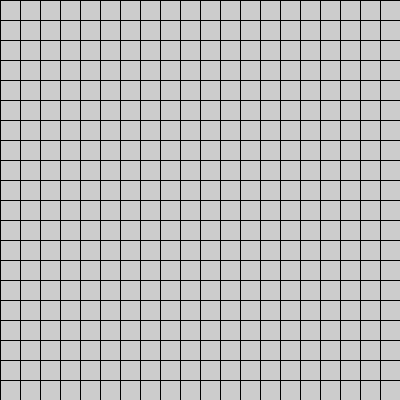
Frame 1 (no input)
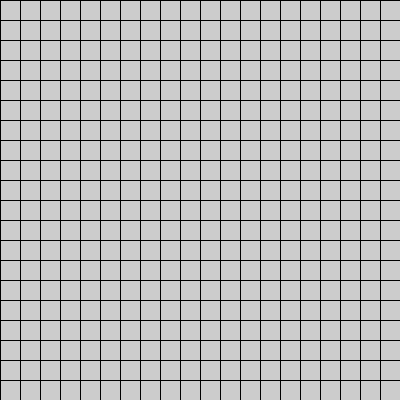
Frame 60 (the mouse pressed at the canvas centre just before this capture)
Frame 120 (the mouse held since frame 60 and released just before this capture): identical to frame 60, image omitted

The Processing sketch that drew these frames (run headless with seeded random() and noise(); from frame 60 on, the mouse is pressed at the canvas centre):

// Processing sketch: check2
// ── check2.pde
void setup(){
  size(400,400);
}

void draw(){
 for(int i=0;i<width;i+=20){
   line(i,0,i,height);
   line(0,i,height,i);
 }
  
}
